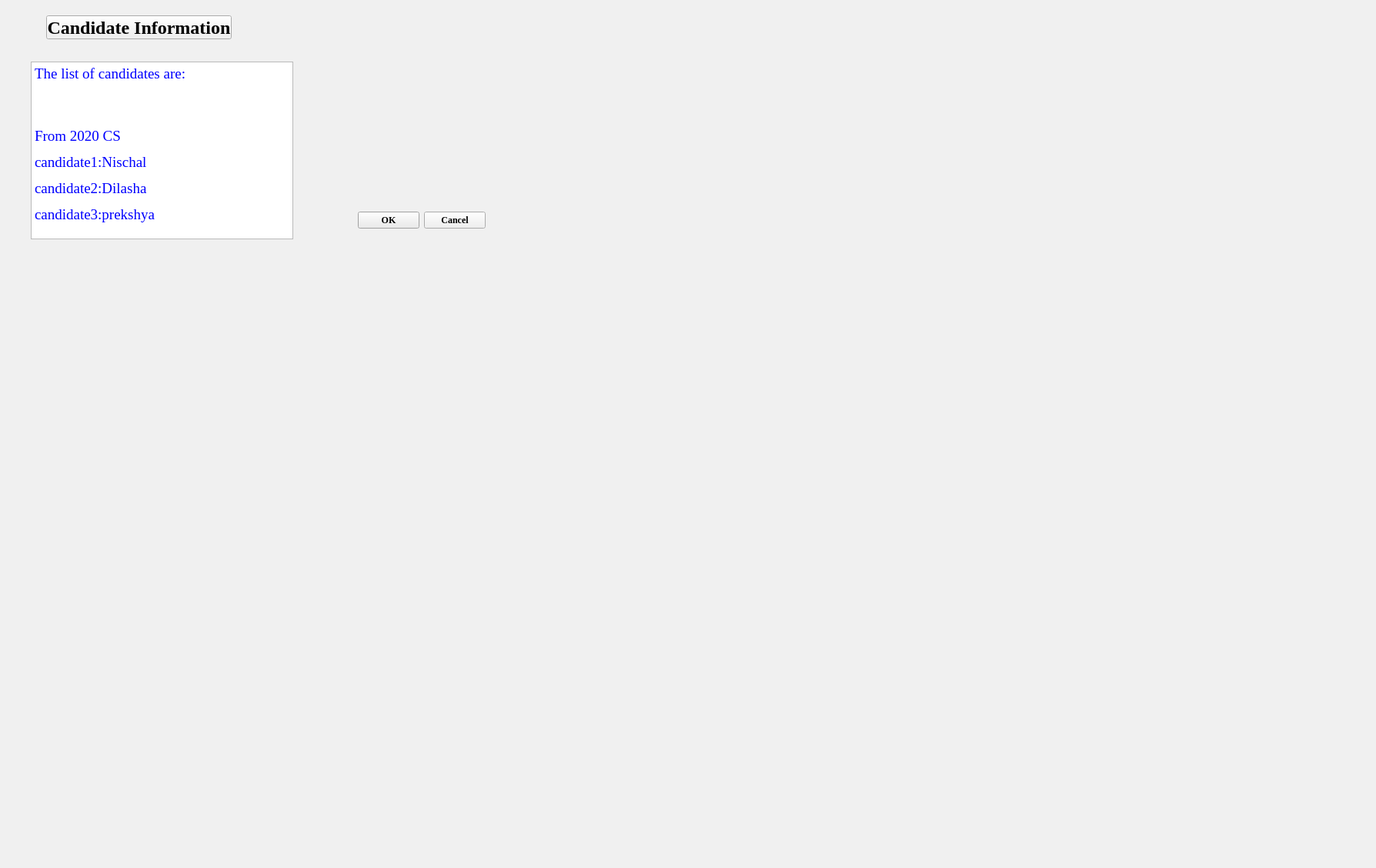
<?xml version="1.0" encoding="UTF-8"?>
<ui version="4.0">
 <class>candidateinfo</class>
 <widget class="QDialog" name="candidateinfo">
  <property name="geometry">
   <rect>
    <x>0</x>
    <y>0</y>
    <width>1788</width>
    <height>1128</height>
   </rect>
  </property>
  <property name="palette">
   <palette>
    <active>
     <colorrole role="WindowText">
      <brush brushstyle="SolidPattern">
       <color alpha="255">
        <red>0</red>
        <green>0</green>
        <blue>0</blue>
       </color>
      </brush>
     </colorrole>
     <colorrole role="Button">
      <brush brushstyle="SolidPattern">
       <color alpha="255">
        <red>240</red>
        <green>240</green>
        <blue>240</blue>
       </color>
      </brush>
     </colorrole>
     <colorrole role="Light">
      <brush brushstyle="SolidPattern">
       <color alpha="255">
        <red>255</red>
        <green>255</green>
        <blue>255</blue>
       </color>
      </brush>
     </colorrole>
     <colorrole role="Midlight">
      <brush brushstyle="SolidPattern">
       <color alpha="255">
        <red>227</red>
        <green>227</green>
        <blue>227</blue>
       </color>
      </brush>
     </colorrole>
     <colorrole role="Dark">
      <brush brushstyle="SolidPattern">
       <color alpha="255">
        <red>160</red>
        <green>160</green>
        <blue>160</blue>
       </color>
      </brush>
     </colorrole>
     <colorrole role="Mid">
      <brush brushstyle="SolidPattern">
       <color alpha="255">
        <red>160</red>
        <green>160</green>
        <blue>160</blue>
       </color>
      </brush>
     </colorrole>
     <colorrole role="Text">
      <brush brushstyle="SolidPattern">
       <color alpha="255">
        <red>0</red>
        <green>0</green>
        <blue>0</blue>
       </color>
      </brush>
     </colorrole>
     <colorrole role="BrightText">
      <brush brushstyle="SolidPattern">
       <color alpha="255">
        <red>255</red>
        <green>255</green>
        <blue>255</blue>
       </color>
      </brush>
     </colorrole>
     <colorrole role="ButtonText">
      <brush brushstyle="SolidPattern">
       <color alpha="255">
        <red>0</red>
        <green>0</green>
        <blue>0</blue>
       </color>
      </brush>
     </colorrole>
     <colorrole role="Base">
      <brush brushstyle="SolidPattern">
       <color alpha="255">
        <red>255</red>
        <green>255</green>
        <blue>255</blue>
       </color>
      </brush>
     </colorrole>
     <colorrole role="Window">
      <brush brushstyle="SolidPattern">
       <color alpha="255">
        <red>85</red>
        <green>170</green>
        <blue>255</blue>
       </color>
      </brush>
     </colorrole>
     <colorrole role="Shadow">
      <brush brushstyle="SolidPattern">
       <color alpha="255">
        <red>105</red>
        <green>105</green>
        <blue>105</blue>
       </color>
      </brush>
     </colorrole>
     <colorrole role="Highlight">
      <brush brushstyle="SolidPattern">
       <color alpha="255">
        <red>0</red>
        <green>0</green>
        <blue>0</blue>
       </color>
      </brush>
     </colorrole>
     <colorrole role="HighlightedText">
      <brush brushstyle="SolidPattern">
       <color alpha="255">
        <red>255</red>
        <green>255</green>
        <blue>255</blue>
       </color>
      </brush>
     </colorrole>
     <colorrole role="Link">
      <brush brushstyle="SolidPattern">
       <color alpha="255">
        <red>0</red>
        <green>0</green>
        <blue>255</blue>
       </color>
      </brush>
     </colorrole>
     <colorrole role="LinkVisited">
      <brush brushstyle="SolidPattern">
       <color alpha="255">
        <red>255</red>
        <green>0</green>
        <blue>255</blue>
       </color>
      </brush>
     </colorrole>
     <colorrole role="AlternateBase">
      <brush brushstyle="SolidPattern">
       <color alpha="255">
        <red>245</red>
        <green>245</green>
        <blue>245</blue>
       </color>
      </brush>
     </colorrole>
     <colorrole role="NoRole">
      <brush brushstyle="NoBrush">
       <color alpha="255">
        <red>0</red>
        <green>0</green>
        <blue>0</blue>
       </color>
      </brush>
     </colorrole>
     <colorrole role="ToolTipBase">
      <brush brushstyle="SolidPattern">
       <color alpha="255">
        <red>255</red>
        <green>255</green>
        <blue>220</blue>
       </color>
      </brush>
     </colorrole>
     <colorrole role="ToolTipText">
      <brush brushstyle="SolidPattern">
       <color alpha="255">
        <red>0</red>
        <green>0</green>
        <blue>0</blue>
       </color>
      </brush>
     </colorrole>
     <colorrole role="PlaceholderText">
      <brush brushstyle="SolidPattern">
       <color alpha="128">
        <red>0</red>
        <green>0</green>
        <blue>0</blue>
       </color>
      </brush>
     </colorrole>
    </active>
    <inactive>
     <colorrole role="WindowText">
      <brush brushstyle="SolidPattern">
       <color alpha="255">
        <red>0</red>
        <green>0</green>
        <blue>0</blue>
       </color>
      </brush>
     </colorrole>
     <colorrole role="Button">
      <brush brushstyle="SolidPattern">
       <color alpha="255">
        <red>240</red>
        <green>240</green>
        <blue>240</blue>
       </color>
      </brush>
     </colorrole>
     <colorrole role="Light">
      <brush brushstyle="SolidPattern">
       <color alpha="255">
        <red>255</red>
        <green>255</green>
        <blue>255</blue>
       </color>
      </brush>
     </colorrole>
     <colorrole role="Midlight">
      <brush brushstyle="SolidPattern">
       <color alpha="255">
        <red>227</red>
        <green>227</green>
        <blue>227</blue>
       </color>
      </brush>
     </colorrole>
     <colorrole role="Dark">
      <brush brushstyle="SolidPattern">
       <color alpha="255">
        <red>160</red>
        <green>160</green>
        <blue>160</blue>
       </color>
      </brush>
     </colorrole>
     <colorrole role="Mid">
      <brush brushstyle="SolidPattern">
       <color alpha="255">
        <red>160</red>
        <green>160</green>
        <blue>160</blue>
       </color>
      </brush>
     </colorrole>
     <colorrole role="Text">
      <brush brushstyle="SolidPattern">
       <color alpha="255">
        <red>0</red>
        <green>0</green>
        <blue>0</blue>
       </color>
      </brush>
     </colorrole>
     <colorrole role="BrightText">
      <brush brushstyle="SolidPattern">
       <color alpha="255">
        <red>255</red>
        <green>255</green>
        <blue>255</blue>
       </color>
      </brush>
     </colorrole>
     <colorrole role="ButtonText">
      <brush brushstyle="SolidPattern">
       <color alpha="255">
        <red>0</red>
        <green>0</green>
        <blue>0</blue>
       </color>
      </brush>
     </colorrole>
     <colorrole role="Base">
      <brush brushstyle="SolidPattern">
       <color alpha="255">
        <red>255</red>
        <green>255</green>
        <blue>255</blue>
       </color>
      </brush>
     </colorrole>
     <colorrole role="Window">
      <brush brushstyle="SolidPattern">
       <color alpha="255">
        <red>240</red>
        <green>240</green>
        <blue>240</blue>
       </color>
      </brush>
     </colorrole>
     <colorrole role="Shadow">
      <brush brushstyle="SolidPattern">
       <color alpha="255">
        <red>105</red>
        <green>105</green>
        <blue>105</blue>
       </color>
      </brush>
     </colorrole>
     <colorrole role="Highlight">
      <brush brushstyle="SolidPattern">
       <color alpha="255">
        <red>240</red>
        <green>240</green>
        <blue>240</blue>
       </color>
      </brush>
     </colorrole>
     <colorrole role="HighlightedText">
      <brush brushstyle="SolidPattern">
       <color alpha="255">
        <red>0</red>
        <green>0</green>
        <blue>0</blue>
       </color>
      </brush>
     </colorrole>
     <colorrole role="Link">
      <brush brushstyle="SolidPattern">
       <color alpha="255">
        <red>0</red>
        <green>0</green>
        <blue>255</blue>
       </color>
      </brush>
     </colorrole>
     <colorrole role="LinkVisited">
      <brush brushstyle="SolidPattern">
       <color alpha="255">
        <red>255</red>
        <green>0</green>
        <blue>255</blue>
       </color>
      </brush>
     </colorrole>
     <colorrole role="AlternateBase">
      <brush brushstyle="SolidPattern">
       <color alpha="255">
        <red>245</red>
        <green>245</green>
        <blue>245</blue>
       </color>
      </brush>
     </colorrole>
     <colorrole role="NoRole">
      <brush brushstyle="NoBrush">
       <color alpha="255">
        <red>0</red>
        <green>0</green>
        <blue>0</blue>
       </color>
      </brush>
     </colorrole>
     <colorrole role="ToolTipBase">
      <brush brushstyle="SolidPattern">
       <color alpha="255">
        <red>255</red>
        <green>255</green>
        <blue>220</blue>
       </color>
      </brush>
     </colorrole>
     <colorrole role="ToolTipText">
      <brush brushstyle="SolidPattern">
       <color alpha="255">
        <red>0</red>
        <green>0</green>
        <blue>0</blue>
       </color>
      </brush>
     </colorrole>
     <colorrole role="PlaceholderText">
      <brush brushstyle="SolidPattern">
       <color alpha="128">
        <red>0</red>
        <green>0</green>
        <blue>0</blue>
       </color>
      </brush>
     </colorrole>
    </inactive>
    <disabled>
     <colorrole role="WindowText">
      <brush brushstyle="SolidPattern">
       <color alpha="255">
        <red>120</red>
        <green>120</green>
        <blue>120</blue>
       </color>
      </brush>
     </colorrole>
     <colorrole role="Button">
      <brush brushstyle="SolidPattern">
       <color alpha="255">
        <red>240</red>
        <green>240</green>
        <blue>240</blue>
       </color>
      </brush>
     </colorrole>
     <colorrole role="Light">
      <brush brushstyle="SolidPattern">
       <color alpha="255">
        <red>255</red>
        <green>255</green>
        <blue>255</blue>
       </color>
      </brush>
     </colorrole>
     <colorrole role="Midlight">
      <brush brushstyle="SolidPattern">
       <color alpha="255">
        <red>247</red>
        <green>247</green>
        <blue>247</blue>
       </color>
      </brush>
     </colorrole>
     <colorrole role="Dark">
      <brush brushstyle="SolidPattern">
       <color alpha="255">
        <red>160</red>
        <green>160</green>
        <blue>160</blue>
       </color>
      </brush>
     </colorrole>
     <colorrole role="Mid">
      <brush brushstyle="SolidPattern">
       <color alpha="255">
        <red>160</red>
        <green>160</green>
        <blue>160</blue>
       </color>
      </brush>
     </colorrole>
     <colorrole role="Text">
      <brush brushstyle="SolidPattern">
       <color alpha="255">
        <red>120</red>
        <green>120</green>
        <blue>120</blue>
       </color>
      </brush>
     </colorrole>
     <colorrole role="BrightText">
      <brush brushstyle="SolidPattern">
       <color alpha="255">
        <red>255</red>
        <green>255</green>
        <blue>255</blue>
       </color>
      </brush>
     </colorrole>
     <colorrole role="ButtonText">
      <brush brushstyle="SolidPattern">
       <color alpha="255">
        <red>120</red>
        <green>120</green>
        <blue>120</blue>
       </color>
      </brush>
     </colorrole>
     <colorrole role="Base">
      <brush brushstyle="SolidPattern">
       <color alpha="255">
        <red>85</red>
        <green>170</green>
        <blue>255</blue>
       </color>
      </brush>
     </colorrole>
     <colorrole role="Window">
      <brush brushstyle="SolidPattern">
       <color alpha="255">
        <red>85</red>
        <green>170</green>
        <blue>255</blue>
       </color>
      </brush>
     </colorrole>
     <colorrole role="Shadow">
      <brush brushstyle="SolidPattern">
       <color alpha="255">
        <red>0</red>
        <green>0</green>
        <blue>0</blue>
       </color>
      </brush>
     </colorrole>
     <colorrole role="Highlight">
      <brush brushstyle="SolidPattern">
       <color alpha="255">
        <red>0</red>
        <green>120</green>
        <blue>215</blue>
       </color>
      </brush>
     </colorrole>
     <colorrole role="HighlightedText">
      <brush brushstyle="SolidPattern">
       <color alpha="255">
        <red>255</red>
        <green>255</green>
        <blue>255</blue>
       </color>
      </brush>
     </colorrole>
     <colorrole role="Link">
      <brush brushstyle="SolidPattern">
       <color alpha="255">
        <red>0</red>
        <green>0</green>
        <blue>255</blue>
       </color>
      </brush>
     </colorrole>
     <colorrole role="LinkVisited">
      <brush brushstyle="SolidPattern">
       <color alpha="255">
        <red>255</red>
        <green>0</green>
        <blue>255</blue>
       </color>
      </brush>
     </colorrole>
     <colorrole role="AlternateBase">
      <brush brushstyle="SolidPattern">
       <color alpha="255">
        <red>245</red>
        <green>245</green>
        <blue>245</blue>
       </color>
      </brush>
     </colorrole>
     <colorrole role="NoRole">
      <brush brushstyle="NoBrush">
       <color alpha="255">
        <red>0</red>
        <green>0</green>
        <blue>0</blue>
       </color>
      </brush>
     </colorrole>
     <colorrole role="ToolTipBase">
      <brush brushstyle="SolidPattern">
       <color alpha="255">
        <red>255</red>
        <green>255</green>
        <blue>220</blue>
       </color>
      </brush>
     </colorrole>
     <colorrole role="ToolTipText">
      <brush brushstyle="SolidPattern">
       <color alpha="255">
        <red>0</red>
        <green>0</green>
        <blue>0</blue>
       </color>
      </brush>
     </colorrole>
     <colorrole role="PlaceholderText">
      <brush brushstyle="SolidPattern">
       <color alpha="128">
        <red>0</red>
        <green>0</green>
        <blue>0</blue>
       </color>
      </brush>
     </colorrole>
    </disabled>
   </palette>
  </property>
  <property name="font">
   <font>
    <family>Times New Roman</family>
    <weight>75</weight>
    <bold>true</bold>
   </font>
  </property>
  <property name="windowTitle">
   <string>Dialog</string>
  </property>
  <widget class="QDialogButtonBox" name="buttonBox">
   <property name="geometry">
    <rect>
     <x>330</x>
     <y>270</y>
     <width>301</width>
     <height>32</height>
    </rect>
   </property>
   <property name="orientation">
    <enum>Qt::Horizontal</enum>
   </property>
   <property name="standardButtons">
    <set>QDialogButtonBox::Cancel|QDialogButtonBox::Ok</set>
   </property>
  </widget>
  <widget class="QTextEdit" name="textEdit">
   <property name="geometry">
    <rect>
     <x>40</x>
     <y>80</y>
     <width>341</width>
     <height>231</height>
    </rect>
   </property>
   <property name="font">
    <font>
     <family>Times New Roman</family>
     <weight>75</weight>
     <bold>true</bold>
    </font>
   </property>
   <property name="html">
    <string>&lt;!DOCTYPE HTML PUBLIC &quot;-//W3C//DTD HTML 4.0//EN&quot; &quot;http://www.w3.org/TR/REC-html40/strict.dtd&quot;&gt;
&lt;html&gt;&lt;head&gt;&lt;meta name=&quot;qrichtext&quot; content=&quot;1&quot; /&gt;&lt;style type=&quot;text/css&quot;&gt;
p, li { white-space: pre-wrap; }
&lt;/style&gt;&lt;/head&gt;&lt;body style=&quot; font-family:'Times New Roman'; font-size:11pt; font-weight:600; font-style:normal;&quot;&gt;
&lt;p style=&quot; margin-top:12px; margin-bottom:12px; margin-left:0px; margin-right:0px; -qt-block-indent:0; text-indent:0px;&quot;&gt;&lt;span style=&quot; font-family:'Segoe UI'; font-size:14pt; font-weight:400; color:#0000ff;&quot;&gt;The list of candidates are:&lt;/span&gt;&lt;/p&gt;
&lt;p style=&quot; margin-top:12px; margin-bottom:12px; margin-left:0px; margin-right:0px; -qt-block-indent:0; text-indent:0px;&quot;&gt;&lt;span style=&quot; font-size:9pt; font-weight:400; color:#0000ff;&quot;&gt;&lt;br /&gt;&lt;/span&gt;&lt;/p&gt;
&lt;p style=&quot; margin-top:12px; margin-bottom:12px; margin-left:0px; margin-right:0px; -qt-block-indent:0; text-indent:0px;&quot;&gt;&lt;span style=&quot; font-family:'Segoe UI'; font-size:14pt; font-weight:400; color:#0000ff;&quot;&gt;From 2020 CS&lt;/span&gt;&lt;/p&gt;
&lt;p style=&quot; margin-top:12px; margin-bottom:12px; margin-left:0px; margin-right:0px; -qt-block-indent:0; text-indent:0px;&quot;&gt;&lt;span style=&quot; font-family:'Segoe UI'; font-size:14pt; font-weight:400; color:#0000ff;&quot;&gt;candidate1:Nischal &lt;/span&gt;&lt;/p&gt;
&lt;p style=&quot; margin-top:12px; margin-bottom:12px; margin-left:0px; margin-right:0px; -qt-block-indent:0; text-indent:0px;&quot;&gt;&lt;span style=&quot; font-family:'Segoe UI'; font-size:14pt; font-weight:400; color:#0000ff;&quot;&gt;candidate2:Dilasha&lt;/span&gt;&lt;/p&gt;
&lt;p style=&quot; margin-top:12px; margin-bottom:12px; margin-left:0px; margin-right:0px; -qt-block-indent:0; text-indent:0px;&quot;&gt;&lt;span style=&quot; font-family:'Segoe UI'; font-size:14pt; font-weight:400; color:#0000ff;&quot;&gt;candidate3:prekshya&lt;/span&gt;&lt;/p&gt;&lt;/body&gt;&lt;/html&gt;</string>
   </property>
  </widget>
  <widget class="QPushButton" name="pushButton">
   <property name="geometry">
    <rect>
     <x>60</x>
     <y>20</y>
     <width>241</width>
     <height>31</height>
    </rect>
   </property>
   <property name="font">
    <font>
     <family>Times New Roman</family>
     <pointsize>18</pointsize>
     <weight>75</weight>
     <bold>true</bold>
    </font>
   </property>
   <property name="text">
    <string>Candidate Information</string>
   </property>
  </widget>
 </widget>
 <resources/>
 <connections>
  <connection>
   <sender>buttonBox</sender>
   <signal>accepted()</signal>
   <receiver>candidateinfo</receiver>
   <slot>accept()</slot>
   <hints>
    <hint type="sourcelabel">
     <x>248</x>
     <y>254</y>
    </hint>
    <hint type="destinationlabel">
     <x>157</x>
     <y>274</y>
    </hint>
   </hints>
  </connection>
  <connection>
   <sender>buttonBox</sender>
   <signal>rejected()</signal>
   <receiver>candidateinfo</receiver>
   <slot>reject()</slot>
   <hints>
    <hint type="sourcelabel">
     <x>316</x>
     <y>260</y>
    </hint>
    <hint type="destinationlabel">
     <x>286</x>
     <y>274</y>
    </hint>
   </hints>
  </connection>
 </connections>
</ui>
